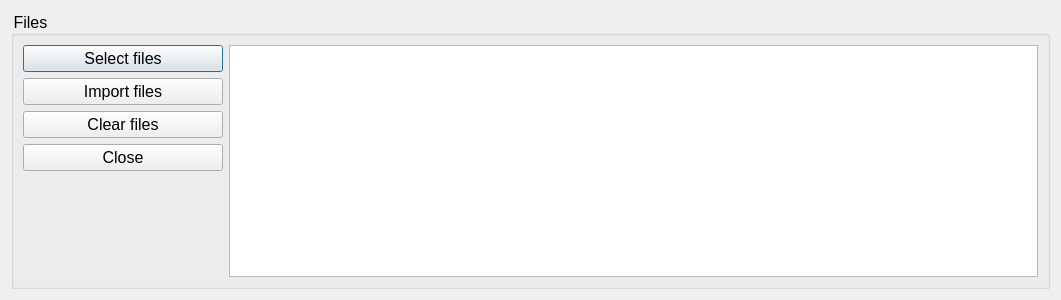
<?xml version="1.0" encoding="UTF-8"?>
<ui version="4.0">
 <class>LoadMatDialog</class>
 <widget class="QDialog" name="LoadMatDialog">
  <property name="geometry">
   <rect>
    <x>0</x>
    <y>0</y>
    <width>1061</width>
    <height>300</height>
   </rect>
  </property>
  <property name="font">
   <font>
    <pointsize>12</pointsize>
   </font>
  </property>
  <property name="windowTitle">
   <string>Import MATLAB files</string>
  </property>
  <property name="styleSheet">
   <string>* { font-size: 12pt; }</string>
  </property>
  <layout class="QVBoxLayout" name="verticalLayout">
   <item>
    <widget class="QGroupBox" name="groupBox">
     <property name="title">
      <string>Files</string>
     </property>
     <layout class="QHBoxLayout" name="horizontalLayout">
      <item>
       <layout class="QHBoxLayout" name="horizontalLayout_3">
        <item>
         <layout class="QVBoxLayout" name="verticalLayout_2">
          <item>
           <widget class="QPushButton" name="btnSelectFiles">
            <property name="minimumSize">
             <size>
              <width>200</width>
              <height>0</height>
             </size>
            </property>
            <property name="font">
             <font>
              <pointsize>12</pointsize>
             </font>
            </property>
            <property name="text">
             <string>Select files</string>
            </property>
           </widget>
          </item>
          <item>
           <widget class="QPushButton" name="btnImport">
            <property name="text">
             <string>Import files</string>
            </property>
           </widget>
          </item>
          <item>
           <widget class="QPushButton" name="btnClear">
            <property name="text">
             <string>Clear files</string>
            </property>
           </widget>
          </item>
          <item>
           <widget class="QPushButton" name="btnClose">
            <property name="text">
             <string>Close</string>
            </property>
           </widget>
          </item>
          <item>
           <spacer name="verticalSpacer">
            <property name="orientation">
             <enum>Qt::Vertical</enum>
            </property>
            <property name="sizeHint" stdset="0">
             <size>
              <width>20</width>
              <height>40</height>
             </size>
            </property>
           </spacer>
          </item>
         </layout>
        </item>
        <item>
         <widget class="QListWidget" name="listFiles"/>
        </item>
       </layout>
      </item>
     </layout>
    </widget>
   </item>
   <item>
    <layout class="QHBoxLayout" name="horizontalLayoutButtons"/>
   </item>
  </layout>
 </widget>
 <resources/>
 <connections/>
</ui>
